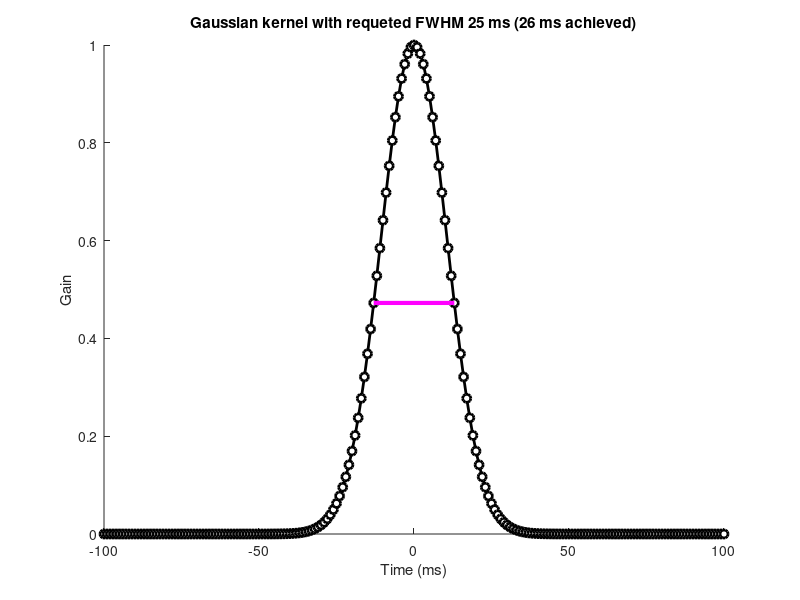
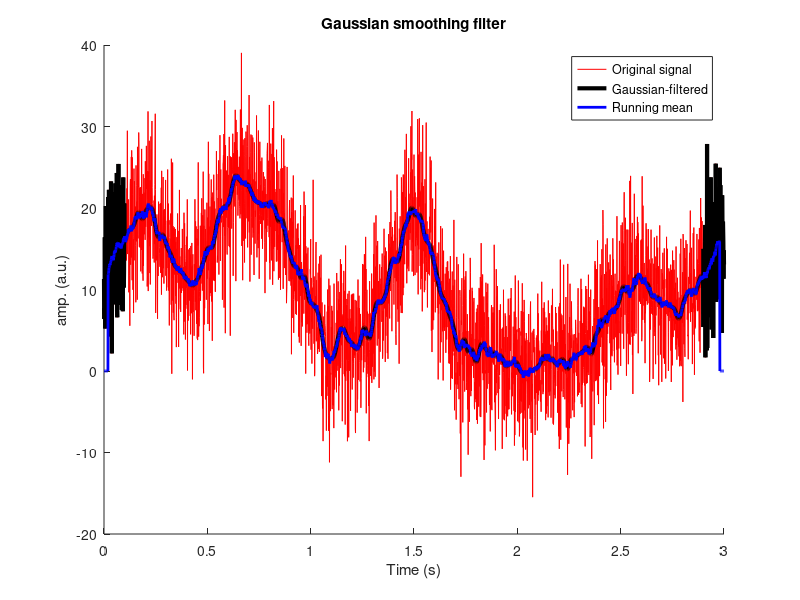

Recreate these plots in MATLAB, in order.

srate = 1000; 
time  = 0:1/srate:3;
n     = length(time);
p     = 15; 
noiseamp = 5; 
ampl   = interp1(rand(p,1)*30,linspace(1,p,n));
noise  = noiseamp * randn(size(time));
signal = ampl + noise;
fwhm = 25; 
k = 100;
gtime = 1000*(-k:k)/srate;
gauswin = exp( -(4*log(2)*gtime.^2) / fwhm^2 );
pstPeakHalf = k+dsearchn(gauswin(k+1:end)',.5);
prePeakHalf = dsearchn(gauswin(1:k)',.5);
empFWHM = gtime(pstPeakHalf) - gtime(prePeakHalf);
figure(1), clf, hold on
plot(gtime,gauswin,'ko-','markerfacecolor','w','linew',2)
plot(gtime([prePeakHalf pstPeakHalf]),gauswin([prePeakHalf pstPeakHalf]),'m','linew',3)
gauswin = gauswin / sum(gauswin);
title([ 'Gaussian kernel with requeted FWHM ' num2str(fwhm) ' ms (' num2str(empFWHM) ' ms achieved)' ])
xlabel('Time (ms)'), ylabel('Gain')
filtsigG = signal;
for i=k+1:n-k-1
    filtsigG(i) = sum( signal(i-k:i+k).*gauswin );
end
figure(2), clf, hold on
plot(time,signal,'r')
plot(time,filtsigG,'k','linew',3)
xlabel('Time (s)'), ylabel('amp. (a.u.)')
legend({'Original signal';'Gaussian-filtered'})
title('Gaussian smoothing filter')
filtsigMean = zeros(size(signal));
k = 20; 
for i=k+1:n-k-1
    filtsigMean(i) = mean(signal(i-k:i+k));
end
plot(time,filtsigMean,'b','linew',2)
legend({'Original signal';'Gaussian-filtered';'Running mean'})
zoom on

